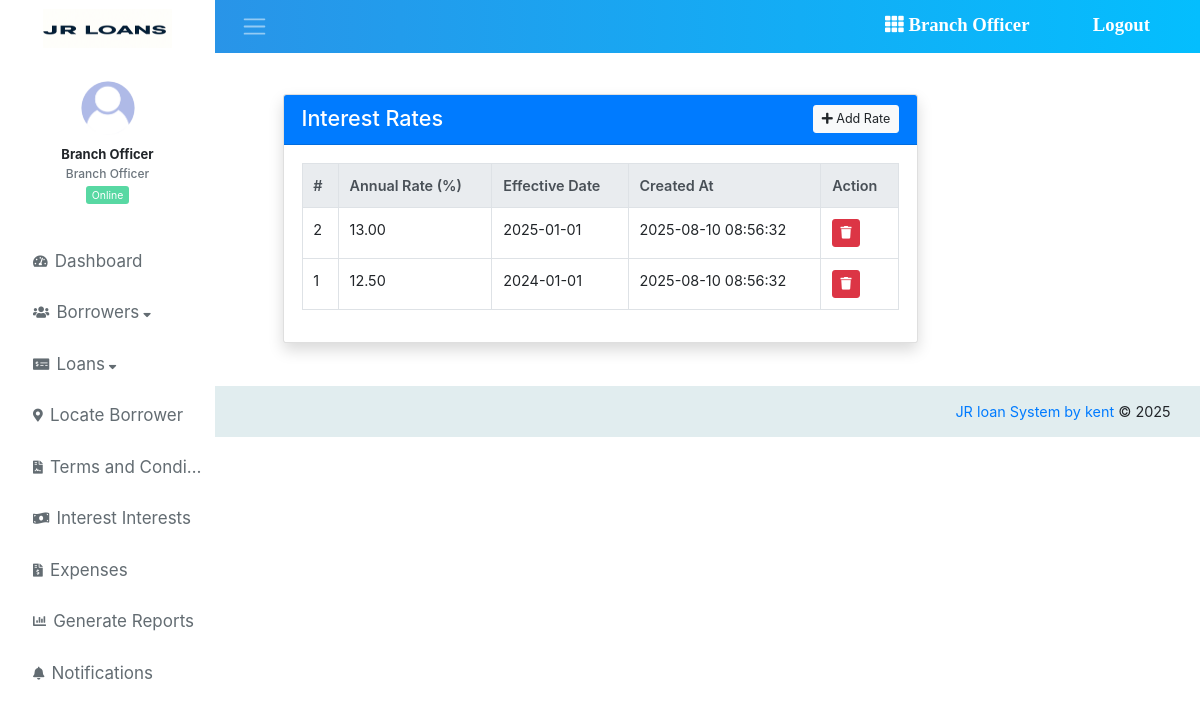
Page /interest_rates.php (signed in) on the committed database.
### tables this page shows
CREATE TABLE `tbl_interest_rate` (
  id INT UNSIGNED AUTO_INCREMENT PRIMARY KEY,
  annual_rate_percent DECIMAL(5,2),
  effective_date DATE UNIQUE,
  created_at TIMESTAMP DEFAULT CURRENT_TIMESTAMP
);

### interest_rates.php (the view, shortened to what this page needs)
<?php
include_once "inc/header.php";
include_once "inc/sidebar.php";
include_once "config/config.php";
$result = mysqli_query($conn, "SELECT * FROM tbl_interest_rate ORDER BY effective_date DESC, id DESC");
?>
<div class="container py-5">
    <div class="row justify-content-center">
        <div class="col-lg-7">
            <div class="card shadow">
                <div class="card-header bg-primary text-white d-flex justify-content-between align-items-center">
                    <h4 class="mb-0">Interest Rates</h4>
                    <button class="btn btn-light btn-sm" data-toggle="collapse" data-target="#addRateForm">
                        <i class="fas fa-plus"></i> Add Rate
                    </button>
                </div>
                <div class="card-body">
                    <div class="table-responsive">
                        <table class="table table-bordered table-hover">
                            <thead class="thead-light">
                                <tr>
                                    <th>#</th>
                                    <th>Annual Rate (%)</th>
                                    <th>Effective Date</th>
                                    <th>Created At</th>
                                    <th>Action</th>
                                </tr>
                            </thead>
                            <tbody>
                                <?php if ($result && mysqli_num_rows($result) > 0): ?>
                                    <?php while ($row = mysqli_fetch_assoc($result)): ?>
                                    <tr>
                                        <td><?php echo $row['id']; ?></td>
                                        <td><?php echo htmlspecialchars($row['annual_rate_percent']); ?></td>
                                        <td><?php echo htmlspecialchars($row['effective_date']); ?></td>
                                        <td><?php echo htmlspecialchars($row['created_at']); ?></td>
                                        <td>
                                            <a href="?delete_id=<?php echo $row['id']; ?>" class="btn btn-danger btn-sm"
                                               onclick="return confirm('Delete this rate?');">
                                                <i class="fas fa-trash"></i>
                                            </a>
                                        </td>
                                    </tr>
                                    <?php endwhile; ?>
                                <?php else: ?>
                                    <tr>
                                        <td colspan="5" class="text-center text-muted">No interest rates found.</td>
                                    </tr>
                                <?php endif; ?>
                            </tbody>
                        </table>
                    </div>
                </div>
            </div>
        </div>
    </div>
</div>
<?php
include_once "inc/footer.php";
?>

### rows in the picture
tbl_interest_rate: id "2", annual_rate_percent "13.00", effective_date "2025-01-01", created_at "2025-08-10 08:56:32"
tbl_interest_rate: id "1", annual_rate_percent "12.50", effective_date "2024-01-01", created_at "2025-08-10 08:56:32"

### other values in the picture
$_SESSION['userlogin'] "Branch Officer"
$_SESSION["userlogin"] "Branch Officer"
$_SESSION["designation"] "Branch Officer"
